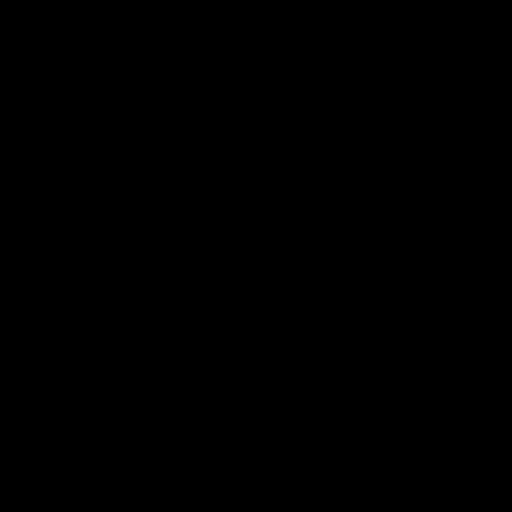
Frame 1 (no input)
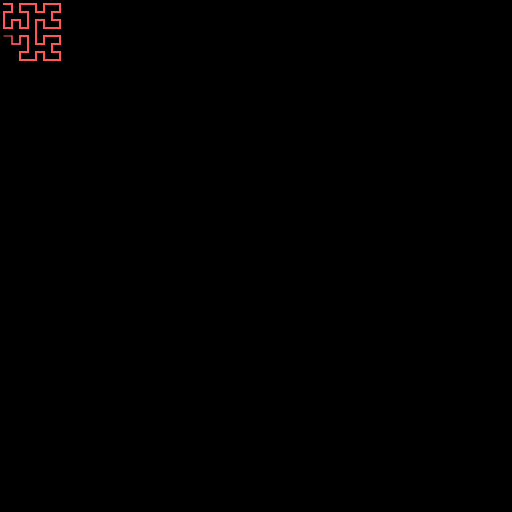
Frame 60 (no input)
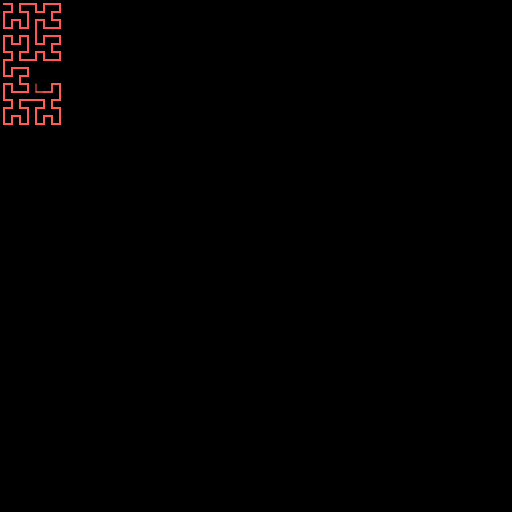
Frame 120 (the mouse pressed at the canvas centre since frame 60)

The p5.js sketch that drew these frames (run headless with seeded random() and noise() and a simulated clock; from frame 60 on, the mouse is pressed at the canvas centre):

// p5.js sketch
// ── sketch.js
let hilbert;
const PALETTES = {
  Warm: ["#ff595e", "#ffca3a", "#8ac926", "#1982c4", "#6a4c93"],
  Cool: ["#00b4d8", "#0077b6", "#03045e", "#caf0f8", "#90e0ef"],
  Pastel: ["#f7b7a3", "#fcd5ce", "#fae1dd", "#f8edeb", "#e8e8e4"],
  Cyberpunk: ["#f72585", "#7209b7", "#3a0ca3", "#4361ee", "#4cc9f0"],
};

function setupCanvas() {
  createCanvas(512, 512);
  colorMode(HSB, 360, 255, 255);
  background(0);
}

function setup() {
  setupCanvas();

  // --- UI controls ---
  createP("Palette:");
  paletteSelect = createSelect();
  for (let name in PALETTES) paletteSelect.option(name);
  paletteSelect.changed(updateHilbert);

  // --- Hilbert initialization ---
  hilbert = new Hilbert({
    order: 6,
    palette: PALETTES["Warm"].map((c) => color(c)),
  });
  hilbert.buildPath();
}

function draw() {
  hilbert.update();
}

function keyPressed() {
  if (key === "r" || key === "R") {
    clear(0);
    setupCanvas();
    hilbert.reset(random([4, 5, 6, 7]));
  }
}

function updateHilbert() {
  const selectedPalette = PALETTES[paletteSelect.value()] || PALETTES["Warm"];
  hilbert.palette = selectedPalette.map((c) => color(c));
  clear(0);
  setupCanvas();
  hilbert.reset();
}

// ── hilbert.js
class Hilbert {
  constructor({ order = 6, palette = [] } = {}) {
    this.order = order;
    this.N = int(pow(2, this.order));
    this.total = this.N * this.N;
    this.counter = 0;

    this.palette = palette;
  }

  buildPath() {
    this.path = [];
    const len = width / this.N;

    for (let i = 0; i < this.total; i++) {
      const v = this.hilbertVector(i);
      v.mult(len);
      v.add(len / 2, len / 2);
      this.path.push(v);
    }
  }

  update() {
    noFill();
    strokeWeight(2 * -this.order);
    const paletteSize = this.palette.length;

    for (let i = 1; i < this.counter; i++) {
      const t = i / this.path.length;
      const col = lerpColor(
        this.palette[floor(t * paletteSize) % paletteSize],
        this.palette[(floor(t * paletteSize) + 1) % paletteSize],
        (t * paletteSize) % 1
      );
      stroke(col);

      line(
        this.path[i].x,
        this.path[i].y,
        this.path[i - 1].x,
        this.path[i - 1].y
      );
    }

    this.counter++;

    if (this.counter >= this.path.length) noLoop();
  }

  reset(newOrder = this.order) {
    this.order = newOrder;
    this.N = int(pow(2, this.order));
    this.total = this.N * this.N;
    this.counter = 0;
    this.buildPath();
    loop();
  }

  hilbertVector(index) {
    const base = [
      createVector(0, 0),
      createVector(0, 1),
      createVector(1, 1),
      createVector(1, 0),
    ];

    let v = base[index & 3].copy();

    for (let j = 1; j < this.order; j++) {
      index = index >>> 2;
      const quad = index & 3;
      const len = pow(2, j);

      switch (quad) {
        case 0:
          [v.x, v.y] = [v.y, v.x];
          break;
        case 1:
          v.y += len;
          break;
        case 2:
          v.x += len;
          v.y += len;
          break;
        case 3:
          const temp = v.x;
          v.x = len - 1 - v.y + len;
          v.y = len - 1 - temp;
          break;
      }
    }

    return v;
  }
}
